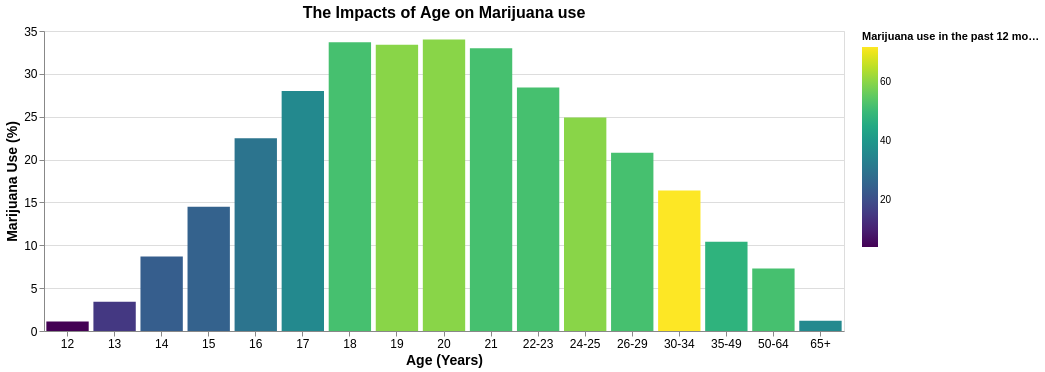

The code cell stored with this chart in its notebook:
### Code cell
#We will then apply the same analysis to find relationships between marijuana and age
AgeM = alt.Chart(data).encode(
x = alt.X('age',title = 'Age (Years)',axis=alt.Axis(labelAngle=0, labelFontSize=12, titleFontSize=14)),
y = alt.Y('marijuana_use', title = 'Marijuana Use (%)',axis=alt.Axis(labelAngle=0, labelFontSize=12, titleFontSize=14)),
color = alt.Color('marijuana_frequency',title = 'Marijuana use in the past 12 months', scale = alt.Scale(scheme = 'viridis')),
tooltip = ['age','marijuana_use','marijuana_frequency']).interactive()

AgeM.mark_bar().properties(width = 800, height = 300, title = {'text':'The Impacts of Age on Marijuana use', 'fontSize':16})

### Figure 1 — Vega-Lite specification as saved in the notebook (floating-point values rounded to 4 significant figures)
{"config": {"view": {"continuousWidth": 300, "continuousHeight": 300}}, "data": {"name": "data-e4294b6aa3051d35c736dcfaa76594c2"}, "mark": {"type": "bar"}, "encoding": {"color": {"field": "marijuana_frequency", "scale": {"scheme": "viridis"}, "title": "Marijuana use in the past 12 months", "type": "quantitative"}, "tooltip": [{"field": "age", "type": "nominal"}, {"field": "marijuana_use", "type": "quantitative"}, {"field": "marijuana_frequency", "type": "quantitative"}], "x": {"axis": {"labelAngle": 0, "labelFontSize": 12, "titleFontSize": 14}, "field": "age", "title": "Age (Years)", "type": "nominal"}, "y": {"axis": {"labelAngle": 0, "labelFontSize": 12, "titleFontSize": 14}, "field": "marijuana_use", "title": "Marijuana Use (%)", "type": "quantitative"}}, "height": 300, "params": [{"name": "param_1e9efca18e7a2868", "select": {"type": "interval", "encodings": ["x", "y"]}, "bind": "scales"}], "title": {"text": "The Impacts of Age on Marijuana use", "fontSize": 16}, "width": 800, "$schema": "https://vega.github.io/schema/vega-lite/v6.4.1.json", "datasets": {"data-e4294b6aa3051d35c736dcfaa76594c2": [{"age": "12", "n": 2798, "alcohol_use": 3.9, "alcohol_frequency": 3.0, "marijuana_use": 1.1, "marijuana_frequency": 4.0, "cocaine_use": 0.1, "cocaine_frequency": "5.0", "crack_use": 0.0, "crack_frequency": "-", "heroin_use": 0.1, "heroin_frequency": "35.5", "hallucinogen_use": 0.2, "hallucinogen_frequency": 52.0, "inhalant_use": 1.6, "inhalant_frequency": "19.0", "pain_releiver_use": 2.0, "pain_releiver_frequency": 36.0, "oxycontin_use": 0.1, "oxycontin_frequency": "24.5", "tranquilizer_use": 0.2, "tranquilizer_frequency": 52.0, "stimulant_use": 0.2, "stimulant_frequency": 2.0, "meth_use": 0.0, "meth_frequency": "-", "sedative_use": 0.2, "sedative_frequency": 13.0}, {"age": "13", "n": 2757, "alcohol_use": 8.5, "alcohol_frequency": 6.0, "marijuana_use": 3.4, "marijuana_frequency": 15.0, "cocaine_use": 0.1, "cocaine_frequency": "1.0", "crack_use": 0.0, "crack_frequency": "3.0", "heroin_use": 0.0, "heroin_frequency": "-", "hallucinogen_use": 0.6, "hallucinogen_frequency": 6.0, "inhalant_use": 2.5, "inhalant_frequency": "12.0", "pain_releiver_use": 2.4, "pain_releiver_frequency": 14.0, "oxycontin_use": 0.1, "oxycontin_frequency": "41.0", "tranquilizer_use": 0.3, "tranquilizer_frequency": 25.5, "stimulant_use": 0.3, "stimulant_frequency": 4.0, "meth_use": 0.1, "meth_frequency": "5.0", "sedative_use": 0.1, "sedative_frequency": 19.0}, {"age": "14", "n": 2792, "alcohol_use": 18.1, "alcohol_frequency": 5.0, "marijuana_use": 8.7, "marijuana_frequency": 24.0, "cocaine_use": 0.1, "cocaine_frequency": "5.5", "crack_use": 0.0, "crack_frequency": "-", "heroin_use": 0.1, "heroin_frequency": "2.0", "hallucinogen_use": 1.6, "hallucinogen_frequency": 3.0, "inhalant_use": 2.6, "inhalant_frequency": "5.0", "pain_releiver_use": 3.9, "pain_releiver_frequency": 12.0, "oxycontin_use": 0.4, "oxycontin_frequency": "4.5", "tranquilizer_use": 0.9, "tranquilizer_frequency": 5.0, "stimulant_use": 0.8, "stimulant_frequency": 12.0, "meth_use": 0.1, "meth_frequency": "24.0", "sedative_use": 0.2, "sedative_frequency": 16.5}, {"age": "15", "n": 2956, "alcohol_use": 29.2, "alcohol_frequency": 6.0, "marijuana_use": 14.5, "marijuana_frequency": 25.0, "cocaine_use": 0.5, "cocaine_frequency": "4.0", "crack_use": 0.1, "crack_frequency": "9.5", "heroin_use": 0.2, "heroin_frequency": "1.0", "hallucinogen_use": 2.1, "hallucinogen_frequency": 4.0, "inhalant_use": 2.5, "inhalant_frequency": "5.5", "pain_releiver_use": 5.5, "pain_releiver_frequency": 10.0, "oxycontin_use": 0.8, "oxycontin_frequency": "3.0", "tranquilizer_use": 2.0, "tranquilizer_frequency": 4.5, "stimulant_use": 1.5, "stimulant_frequency": 6.0, "meth_use": 0.3, "meth_frequency": "10.5", "sedative_use": 0.4, "sedative_frequency": 30.0}, {"age": "16", "n": 3058, "alcohol_use": 40.1, "alcohol_frequency": 10.0, "marijuana_use": 22.5, "marijuana_frequency": 30.0, "cocaine_use": 1.0, "cocaine_frequency": "7.0", "crack_use": 0.0, "crack_frequency": "1.0", "heroin_use": 0.1, "heroin_frequency": "66.5", "hallucinogen_use": 3.4, "hallucinogen_frequency": 3.0, "inhalant_use": 3.0, "inhalant_frequency": "3.0", "pain_releiver_use": 6.2, "pain_releiver_frequency": 7.0, "oxycontin_use": 1.1, "oxycontin_frequency": "4.0", "tranquilizer_use": 2.4, "tranquilizer_frequency": 11.0, "stimulant_use": 1.8, "stimulant_frequency": 9.5, "meth_use": 0.3, "meth_frequency": "36.0", "sedative_use": 0.2, "sedative_frequency": 3.0}, {"age": "17", "n": 3038, "alcohol_use": 49.3, "alcohol_frequency": 13.0, "marijuana_use": 28.0, "marijuana_frequency": 36.0, "cocaine_use": 2.0, "cocaine_frequency": "5.0", "crack_use": 0.1, "crack_frequency": "21.0", "heroin_use": 0.1, "heroin_frequency": "64.0", "hallucinogen_use": 4.8, "hallucinogen_frequency": 3.0, "inhalant_use": 2.0, "inhalant_frequency": "4.0", "pain_releiver_use": 8.5, "pain_releiver_frequency": 9.0, "oxycontin_use": 1.4, "oxycontin_frequency": "6.0", "tranquilizer_use": 3.5, "tranquilizer_frequency": 7.0, "stimulant_use": 2.8, "stimulant_frequency": 9.0, "meth_use": 0.6, "meth_frequency": "48.0", "sedative_use": 0.5, "sedative_frequency": 6.5}, {"age": "18", "n": 2469, "alcohol_use": 58.7, "alcohol_frequency": 24.0, "marijuana_use": 33.7, "marijuana_frequency": 52.0, "cocaine_use": 3.2, "cocaine_frequency": "5.0", "crack_use": 0.4, "crack_frequency": "10.0", "heroin_use": 0.4, "heroin_frequency": "46.0", "hallucinogen_use": 7.0, "hallucinogen_frequency": 4.0, "inhalant_use": 1.8, "inhalant_frequency": "4.0", "pain_releiver_use": 9.2, "pain_releiver_frequency": 12.0, "oxycontin_use": 1.7, "oxycontin_frequency": "7.0", "tranquilizer_use": 4.9, "tranquilizer_frequency": 12.0, "stimulant_use": 3.0, "stimulant_frequency": 8.0, "meth_use": 0.5, "meth_frequency": "12.0", "sedative_use": 0.4, "sedative_frequency": 10.0}, {"age": "19", "n": 2223, "alcohol_use": 64.6, "alcohol_frequency": 36.0, "marijuana_use": 33.4, "marijuana_frequency": 60.0, "cocaine_use": 4.1, "cocaine_frequency": "5.5", "crack_use": 0.5, "crack_frequency": "2.0", "heroin_use": 0.5, "heroin_frequency": "180.0", "hallucinogen_use": 8.6, "hallucinogen_frequency": 3.0, "inhalant_use": 1.4, "inhalant_frequency": "3.0", "pain_releiver_use": 9.4, "pain_releiver_frequency": 12.0, "oxycontin_use": 1.5, "oxycontin_frequency": "7.5", "tranquilizer_use": 4.2, "tranquilizer_frequency": 4.5, "stimulant_use": 3.3, "stimulant_frequency": 6.0, "meth_use": 0.4, "meth_frequency": "105.0", "sedative_use": 0.3, "sedative_frequency": 6.0}, {"age": "20", "n": 2271, "alcohol_use": 69.7, "alcohol_frequency": 48.0, "marijuana_use": 34.0, "marijuana_frequency": 60.0, "cocaine_use": 4.9, "cocaine_frequency": "8.0", "crack_use": 0.6, "crack_frequency": "5.0", "heroin_use": 0.9, "heroin_frequency": "45.0", "hallucinogen_use": 7.4, "hallucinogen_frequency": 2.0, "inhalant_use": 1.5, "inhalant_frequency": "4.0", "pain_releiver_use": 10.0, "pain_releiver_frequency": 10.0, "oxycontin_use": 1.7, "oxycontin_frequency": "12.0", "tranquilizer_use": 5.4, "tranquilizer_frequency": 10.0, "stimulant_use": 4.0, "stimulant_frequency": 12.0, "meth_use": 0.9, "meth_frequency": "12.0", "sedative_use": 0.5, "sedative_frequency": 4.0}, {"age": "21", "n": 2354, "alcohol_use": 83.2, "alcohol_frequency": 52.0, "marijuana_use": 33.0, "marijuana_frequency": 52.0, "cocaine_use": 4.8, "cocaine_frequency": "5.0", "crack_use": 0.5, "crack_frequency": "17.0", "heroin_use": 0.6, "heroin_frequency": "30.0", "hallucinogen_use": 6.3, "hallucinogen_frequency": 4.0, "inhalant_use": 1.4, "inhalant_frequency": "2.0", "pain_releiver_use": 9.0, "pain_releiver_frequency": 15.0, "oxycontin_use": 1.3, "oxycontin_frequency": "13.5", "tranquilizer_use": 3.9, "tranquilizer_frequency": 7.0, "stimulant_use": 4.1, "stimulant_frequency": 10.0, "meth_use": 0.6, "meth_frequency": "2.0", "sedative_use": 0.3, "sedative_frequency": 9.0}, {"age": "22-23", "n": 4707, "alcohol_use": 84.2, "alcohol_frequency": 52.0, "marijuana_use": 28.4, "marijuana_frequency": 52.0, "cocaine_use": 4.5, "cocaine_frequency": "5.0", "crack_use": 0.5, "crack_frequency": "5.0", "heroin_use": 1.1, "heroin_frequency": "57.5", "hallucinogen_use": 5.2, "hallucinogen_frequency": 3.0, "inhalant_use": 1.0, "inhalant_frequency": "4.0", "pain_releiver_use": 10.0, "pain_releiver_frequency": 15.0, "oxycontin_use": 1.7, "oxycontin_frequency": "17.5", "tranquilizer_use": 4.4, "tranquilizer_frequency": 12.0, "stimulant_use": 3.6, "stimulant_frequency": 10.0, "meth_use": 0.6, "meth_frequency": "46.0", "sedative_use": 0.2, "sedative_frequency": 52.0}, {"age": "24-25", "n": 4591, "alcohol_use": 83.1, "alcohol_frequency": 52.0, "marijuana_use": 24.9, "marijuana_frequency": 60.0, "cocaine_use": 4.0, "cocaine_frequency": "6.0", "crack_use": 0.5, "crack_frequency": "6.0", "heroin_use": 0.7, "heroin_frequency": "88.0", "hallucinogen_use": 4.5, "hallucinogen_frequency": 2.0, "inhalant_use": 0.8, "inhalant_frequency": "2.0", "pain_releiver_use": 9.0, "pain_releiver_frequency": 15.0, "oxycontin_use": 1.3, "oxycontin_frequency": "20.0", "tranquilizer_use": 4.3, "tranquilizer_frequency": 10.0, "stimulant_use": 2.6, "stimulant_frequency": 10.0, "meth_use": 0.7, "meth_frequency": "21.0", "sedative_use": 0.2, "sedative_frequency": 17.5}, {"age": "26-29", "n": 2628, "alcohol_use": 80.7, "alcohol_frequency": 52.0, "marijuana_use": 20.8, "marijuana_frequency": 52.0, "cocaine_use": 3.2, "cocaine_frequency": "5.0", "crack_use": 0.4, "crack_frequency": "6.0", "heroin_use": 0.6, "heroin_frequency": "50.0", "hallucinogen_use": 3.2, "hallucinogen_frequency": 3.0, "inhalant_use": 0.6, "inhalant_frequency": "4.0", "pain_releiver_use": 8.3, "pain_releiver_frequency": 13.0, "oxycontin_use": 1.2, "oxycontin_frequency": "13.5", "tranquilizer_use": 4.2, "tranquilizer_frequency": 10.0, "stimulant_use": 2.3, "stimulant_frequency": 7.0, "meth_use": 0.6, "meth_frequency": "30.0", "sedative_use": 0.4, "sedative_frequency": 4.0}, {"age": "30-34", "n": 2864, "alcohol_use": 77.5, "alcohol_frequency": 52.0, "marijuana_use": 16.4, "marijuana_frequency": 72.0, "cocaine_use": 2.1, "cocaine_frequency": "8.0", "crack_use": 0.5, "crack_frequency": "15.0", "heroin_use": 0.4, "heroin_frequency": "66.0", "hallucinogen_use": 1.8, "hallucinogen_frequency": 2.0, "inhalant_use": 0.4, "inhalant_frequency": "3.5", "pain_releiver_use": 5.9, "pain_releiver_frequency": 22.0, "oxycontin_use": 0.9, "oxycontin_frequency": "46.0", "tranquilizer_use": 3.6, "tranquilizer_frequency": 8.0, "stimulant_use": 1.4, "stimulant_frequency": 12.0, "meth_use": 0.4, "meth_frequency": "54.0", "sedative_use": 0.4, "sedative_frequency": 10.0}, {"age": "35-49", "n": 7391, "alcohol_use": 75.0, "alcohol_frequency": 52.0, "marijuana_use": 10.4, "marijuana_frequency": 48.0, "cocaine_use": 1.5, "cocaine_frequency": "15.0", "crack_use": 0.5, "crack_frequency": "48.0", "heroin_use": 0.1, "heroin_frequency": "280.0", "hallucinogen_use": 0.6, "hallucinogen_frequency": 3.0, "inhalant_use": 0.3, "inhalant_frequency": "10.0", "pain_releiver_use": 4.2, "pain_releiver_frequency": 12.0, "oxycontin_use": 0.3, "oxycontin_frequency": "12.0", "tranquilizer_use": 1.9, "tranquilizer_frequency": 6.0, "stimulant_use": 0.6, "stimulant_frequency": 24.0, "meth_use": 0.2, "meth_frequency": "104.0", "sedative_use": 0.3, "sedative_frequency": 10.0}, {"age": "50-64", "n": 3923, "alcohol_use": 67.2, "alcohol_frequency": 52.0, "marijuana_use": 7.3, "marijuana_frequency": 52.0, "cocaine_use": 0.9, "cocaine_frequency": "36.0", "crack_use": 0.4, "crack_frequency": "62.0", "heroin_use": 0.1, "heroin_frequency": "41.0", "hallucinogen_use": 0.3, "hallucinogen_frequency": 44.0, "inhalant_use": 0.2, "inhalant_frequency": "13.5", "pain_releiver_use": 2.5, "pain_releiver_frequency": 12.0, "oxycontin_use": 0.4, "oxycontin_frequency": "5.0", "tranquilizer_use": 1.4, "tranquilizer_frequency": 10.0, "stimulant_use": 0.3, "stimulant_frequency": 24.0, "meth_use": 0.2, "meth_frequency": "30.0", "sedative_use": 0.2, "sedative_frequency": 104.0}, {"age": "65+", "n": 2448, "alcohol_use": 49.3, "alcohol_frequency": 52.0, "marijuana_use": 1.2, "marijuana_frequency": 36.0, "cocaine_use": 0.0, "cocaine_frequency": "-", "crack_use": 0.0, "crack_frequency": "-", "heroin_use": 0.0, "heroin_frequency": "120.0", "hallucinogen_use": 0.1, "hallucinogen_frequency": 2.0, "inhalant_use": 0.0, "inhalant_frequency": "-", "pain_releiver_use": 0.6, "pain_releiver_frequency": 24.0, "oxycontin_use": 0.0, "oxycontin_frequency": "-", "tranquilizer_use": 0.2, "tranquilizer_frequency": 5.0, "stimulant_use": 0.0, "stimulant_frequency": 364.0, "meth_use": 0.0, "meth_frequency": "-", "sedative_use": 0.0, "sedative_frequency": 15.0}]}}
